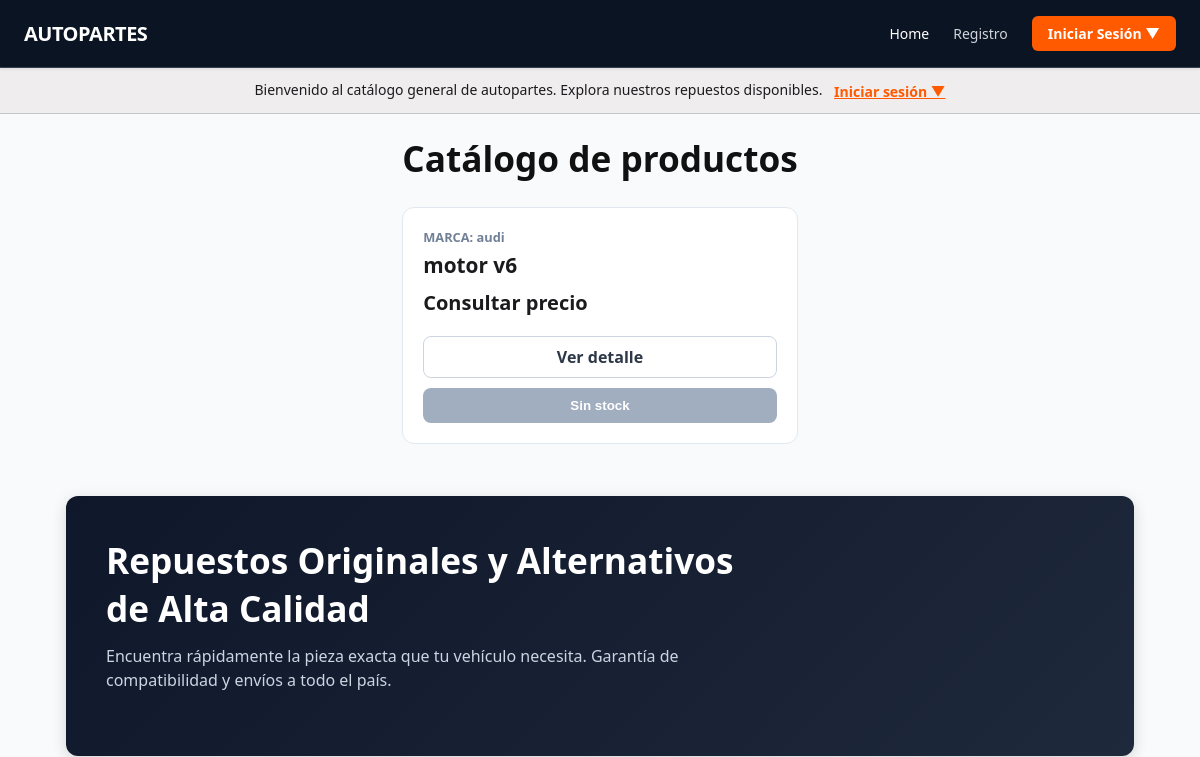
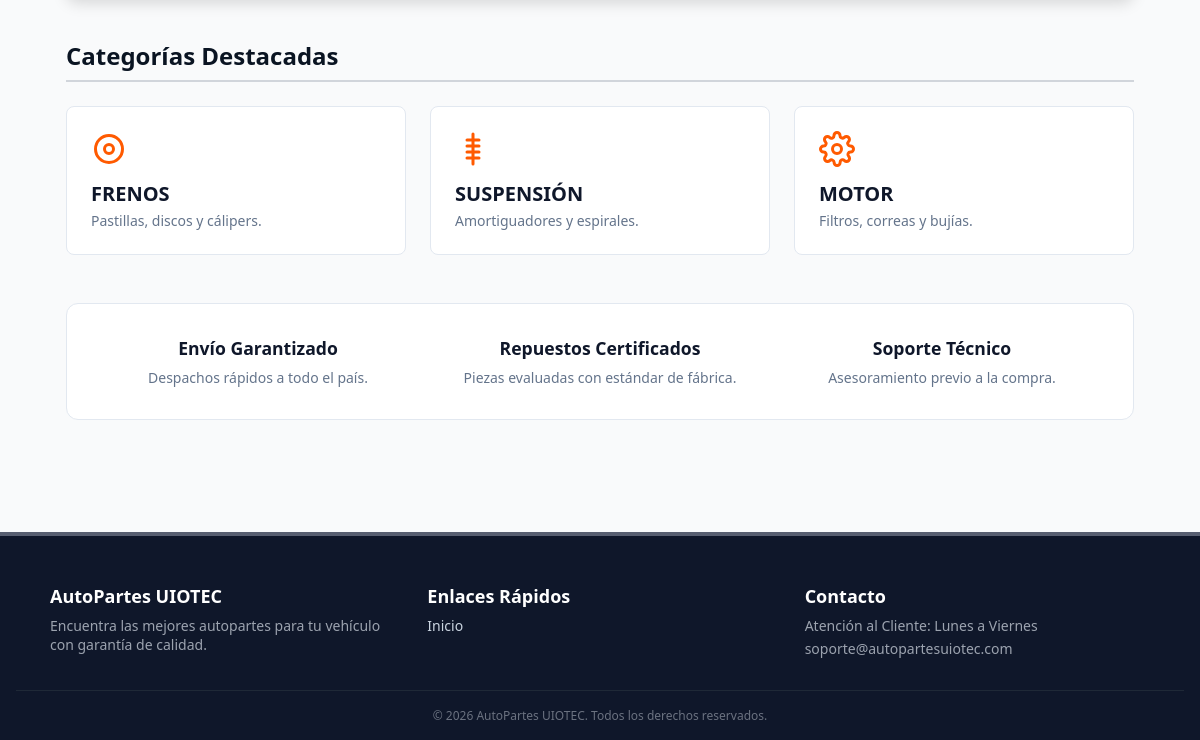
Page /cliente/ on the earlier database version (2 pictures, top to bottom).
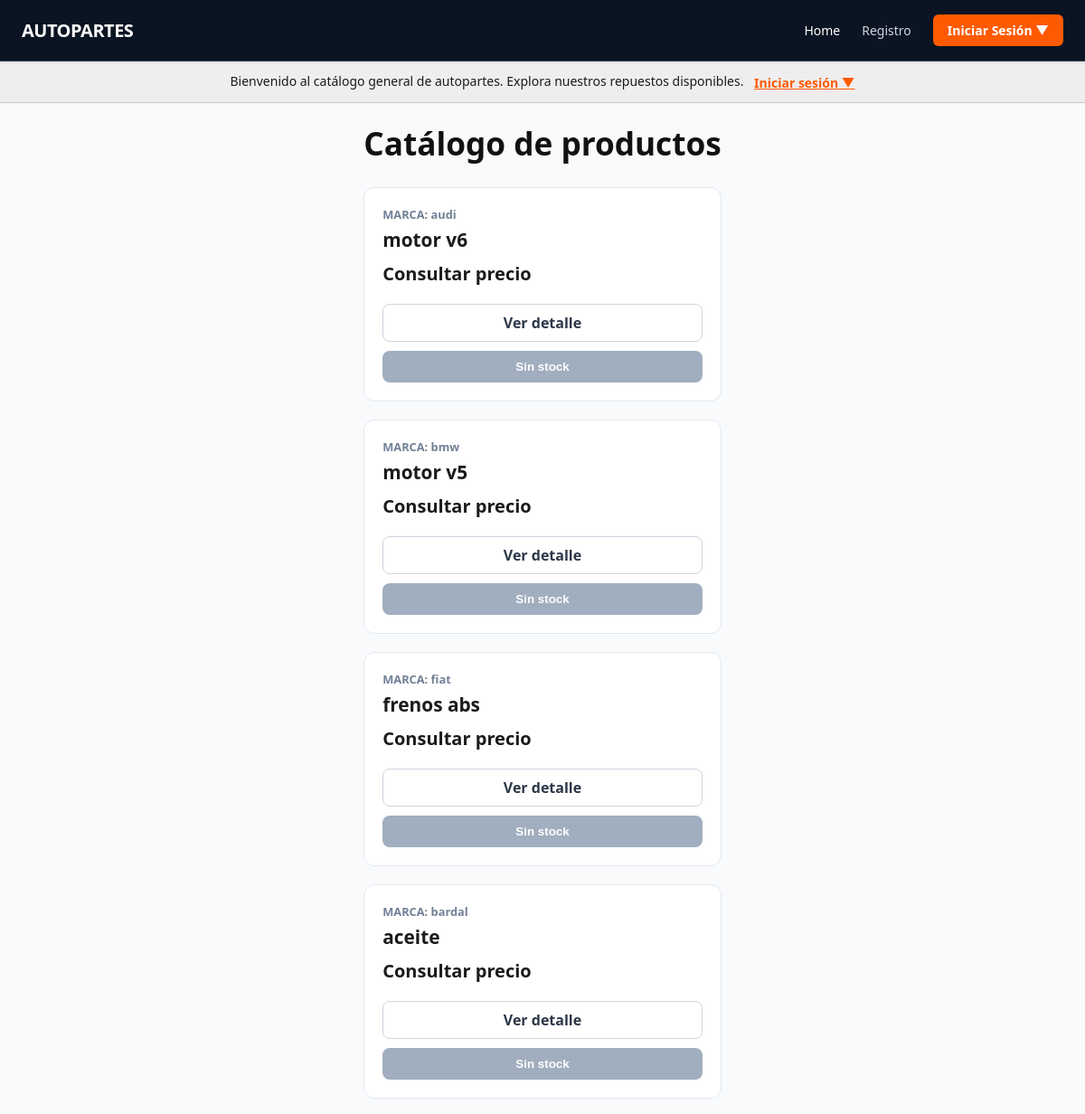
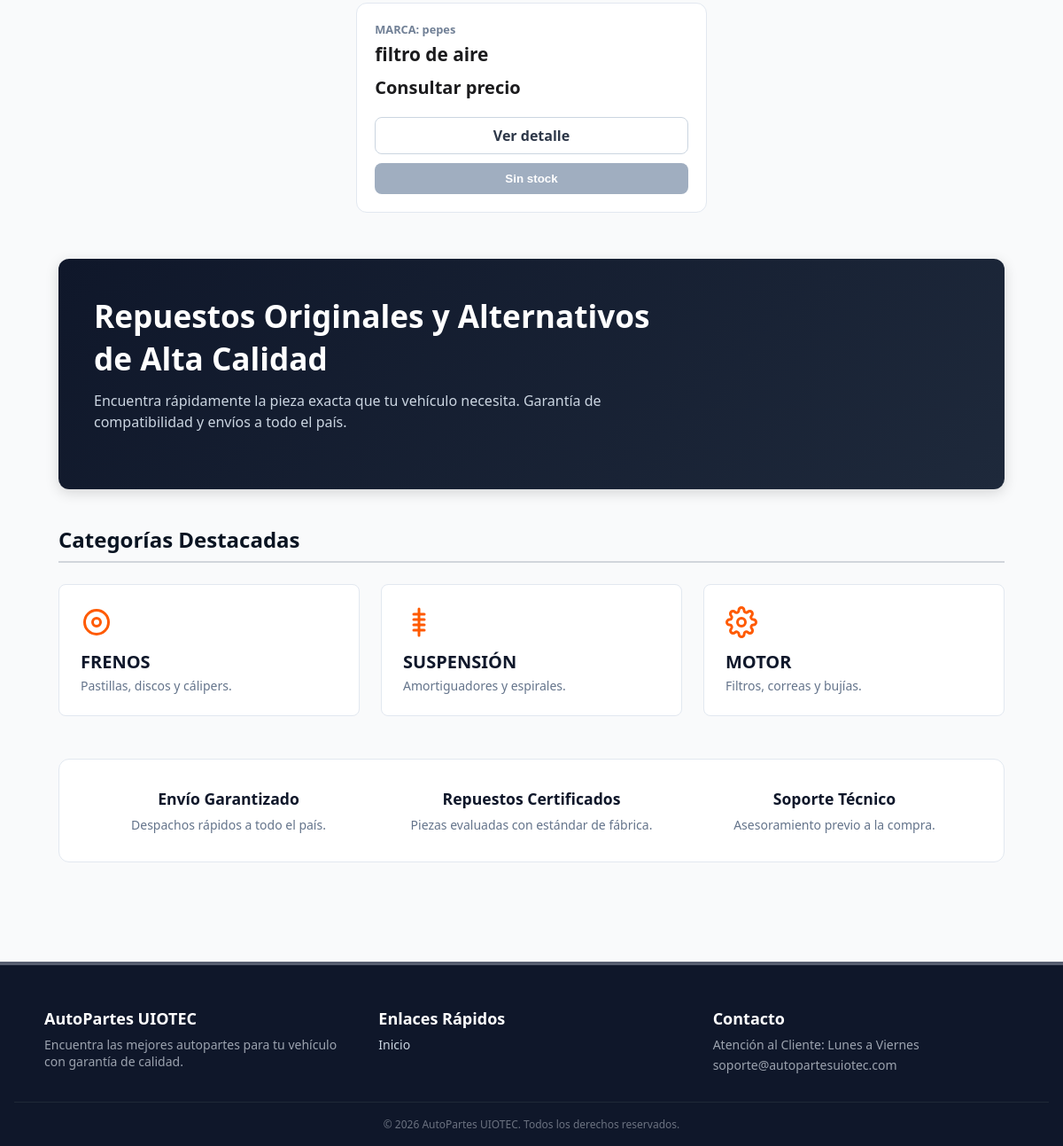
Same page on the later database version (2 pictures, top to bottom).
### Autopartes/models.py (models this page shows, shortened)
class Productos(models.Model):
    nombre_producto = models.CharField(max_length=30)
    marca_producto = models.CharField(max_length=20)
    precio = models.DecimalField(max_digits=10, decimal_places=2, default=0.00)
    stock = models.IntegerField(default=0)

### clientes/views.py (the view)
# urls.py: path('', views.catalogo, name='catalogo'),
def catalogo(request):
    productos = Productos.objects.all()
    return render(request, 'clientes/catalogo.html', {'productos': productos})

### templates/clientes/catalogo.html (shortened to what this page needs)
{% extends 'Autopartes/index.html' %}
{% load static %}
{% block codigoDinamico %}
<div class="catalog-wrapper">
    <h1 class="catalog-main-title">Catálogo de productos</h1>
    <div class="product-grid">
        {% for producto in productos %}
            <div class="product-card">
                <div>
                    <div style="font-size: 0.8rem; font-weight: 700; color: #718096;">MARCA: {{ producto.marca_producto }}</div>
                    <h2 style="font-size: 1.3rem; font-weight: 700; margin: 5px 0 10px 0;">{{ producto.nombre_producto }}</h2>
                    <div style="font-size: 1.25rem; font-weight: 800; margin-bottom: 20px;">
                        {% if producto.precio %}${{ producto.precio }}{% else %}Consultar precio{% endif %}
                    </div>
                </div>
                <div class="actions-container">
                    <a href="{% url 'detalle_producto' producto.id %}" class="btn-detail">Ver detalle</a>
                    {% if producto.stock > 0 or producto.stock is None %}
                        <form action="{% url 'agregar_al_carrito' producto.id %}" method="post" style="margin: 0;">
                            {% csrf_token %}
                            <button type="submit" class="btn-add-cart">Agregar al carrito</button>
                        </form>
                    {% else %}
                        <button class="btn-add-cart" style="background-color: #a0aec0; cursor: not-allowed;" disabled>Sin stock</button>
                    {% endif %}
                </div>
            </div>
        {% empty %}
            <p>No hay productos disponibles en este momento.</p>
        {% endfor %}
    </div>
</div>
{% endblock codigoDinamico %}

### templates/Autopartes/index.html (shortened to what this page needs)
{% load static %}
<!DOCTYPE html>
<html lang="es">
<head>
    <link rel="stylesheet" href="{% static 'Autopartes/styles.css' %}">
</head>
<body>
    <nav class="navbar">
        <div class="navbar-container">
            <a href="{% url 'index' %}" class="brand-title">
                Autopartes
            </a>
            <ul class="nav-links">
                <li><a href="{% url 'index' %}" style="color: var(--on-primary);">Home</a></li>
                {% if not request.user.is_authenticated %}
                    <li><a href="{% url 'registro_cliente' %}">Registro</a></li>
                {% endif %}
                {% if request.user.is_authenticated %}
                    <details style="position: relative; list-style: none;">
                        <summary style="list-style: none; cursor: pointer; background-color: #ff5a00; color: white; padding: 0.5rem 1rem; border-radius: 6px; font-weight: bold; display: inline-block;">
                            👤 {{ request.user.first_name|default:request.user.username }} ▼
                        </summary>
                        <div style="position: absolute; right: 0; top: 120%; background-color: #ffffff; min-width: 180px; border-radius: 8px; box-shadow: 0 8px 20px rgba(0,0,0,0.25); display: flex; flex-direction: column; z-index: 99999; overflow: hidden;">
                            <a href="{% url 'perfil_cliente' %}" style="padding: 12px 16px; color: #0f172a; text-decoration: none; font-weight: 600; border-bottom: 1px solid #f1f5f9;">Mi Perfil</a>
                            <a href="{% url 'logout_cliente' %}" style="padding: 12px 16px; color: #dc2626; text-decoration: none; font-weight: 600;">Cerrar sesión</a>
                        </div>
                    </details>
                {% else %}
                    <details style="position: relative; list-style: none;">
                        <summary style="list-style: none; cursor: pointer; background-color: #ff5a00; color: white; padding: 0.5rem 1rem; border-radius: 6px; font-weight: bold; display: inline-block;">
                            Iniciar Sesión ▼
                        </summary>
                    </details>
                {% endif %}
            </ul>
        </div>
    </nav>
    <div class="banner-info">
        <span>
            {% if request.user.is_authenticated %}
                Bienvenido/a, <strong style="color: #FF5A00;">{{ request.user.first_name|default:request.user.username }}</strong>. Explora nuestros repuestos disponibles.
            {% else %}
                Bienvenido al catálogo general de autopartes. Explora nuestros repuestos disponibles.
                <details style="display: inline-block; position: relative; margin-left: 8px; vertical-align: middle;">
                    <summary style="color: #FF5A00; font-weight: bold; text-decoration: underline; cursor: pointer; list-style: none;">
                        Iniciar sesión ▼
                    </summary>
                </details>
            {% endif %}
        </span>
    </div>
    {% block codigoDinamico %}
    {% endblock codigoDinamico %}
    <main class="main-container" style="max-width: 1100px; margin: 2rem auto; padding: 0 1rem;">
        <section style="background: linear-gradient(135deg, #0f172a 0%, #1e293b 100%); color: #ffffff; padding: 2.5rem; border-radius: 12px; margin-bottom: 2.5rem; box-shadow: 0 4px 15px rgba(0,0,0,0.15);">
            <div style="max-width: 650px;">
                <h1 style="font-size: 2.2rem; font-weight: 800; margin-top: 0; margin-bottom: 0.75rem; color: #ffffff;">
                    Repuestos Originales y Alternativos de Alta Calidad
                </h1>
                <p style="color: #cbd5e1; font-size: 1rem; line-height: 1.5; margin-bottom: 1.5rem;">
                    Encuentra rápidamente la pieza exacta que tu vehículo necesita. Garantía de compatibilidad y envíos a todo el país.
                </p>
            </div>
        </section>
        <section style="margin-bottom: 3rem;">
            <h2 style="font-size: 1.5rem; font-weight: 700; color: var(--primary); margin-bottom: 1.5rem; border-bottom: 2px solid var(--border-color); padding-bottom: 0.5rem;">
                Categorías Destacadas
            </h2>
            <div class="cards-grid" style="display: grid; grid-template-columns: repeat(auto-fit, minmax(250px, 1fr)); gap: 1.5rem;">
                <div class="industrial-card" style="background: #ffffff; border: 1px solid #e2e8f0; border-radius: 8px; padding: 1.5rem; display: flex; flex-direction: column; justify-content: space-between;">
                    <div>
                        <svg width="36" height="36" viewBox="0 0 24 24" fill="none" stroke="#FF5A00" stroke-width="2" stroke-linecap="round" stroke-linejoin="round">
                            <circle cx="12" cy="12" r="9"></circle>
                            <circle cx="12" cy="12" r="3"></circle>
                        </svg>
                        <h3 style="font-size: 1.25rem; font-weight: 700; color: #0f172a; text-transform: uppercase; margin-top: 0.5rem;">Frenos</h3>
                        <p style="font-size: 0.875rem; color: #64748b; margin-top: 0.25rem;">Pastillas, discos y cálipers.</p>
                    </div>
                </div>
                <div class="industrial-card" style="background: #ffffff; border: 1px solid #e2e8f0; border-radius: 8px; padding: 1.5rem; display: flex; flex-direction: column; justify-content: space-between;">
                    <div>
                        <svg width="36" height="36" viewBox="0 0 24 24" fill="none" stroke="#FF5A00" stroke-width="2" stroke-linecap="round" stroke-linejoin="round">
                            <path d="M12 2v20M8 6h8M8 10h8M8 14h8M8 18h8"></path>
                        </svg>
                        <h3 style="font-size: 1.25rem; font-weight: 700; color: #0f172a; text-transform: uppercase; margin-top: 0.5rem;">Suspensión</h3>
                        <p style="font-size: 0.875rem; color: #64748b; margin-top: 0.25rem;">Amortiguadores y espirales.</p>
                    </div>
                </div>
                <div class="industrial-card" style="background: #ffffff; border: 1px solid #e2e8f0; border-radius: 8px; padding: 1.5rem; display: flex; flex-direction: column; justify-content: space-between;">
                    <div>
                        <h3 style="font-size: 1.25rem; font-weight: 700; color: #0f172a; text-transform: uppercase; margin-top: 0.5rem;">Motor</h3>
                        <p style="font-size: 0.875rem; color: #64748b; margin-top: 0.25rem;">Filtros, correas y bujías.</p>
                    </div>
                </div>
            </div>
        </section>
        <section style="background-color: #ffffff; border-radius: 12px; padding: 2rem; border: 1px solid #e2e8f0; margin-bottom: 2rem;">
            <div style="display: grid; grid-template-columns: repeat(auto-fit, minmax(200px, 1fr)); gap: 1.5rem; text-align: center;">
                <div>
                    <h4 style="margin: 0; font-size: 1.1rem; color: #0f172a; font-weight: 700;">Envío Garantizado</h4>
                    <p style="margin-top: 0.5rem; font-size: 0.875rem; color: #64748b;">Despachos rápidos a todo el país.</p>
                </div>
                <div>
                    <h4 style="margin: 0; font-size: 1.1rem; color: #0f172a; font-weight: 700;">Repuestos Certificados</h4>
                    <p style="margin-top: 0.5rem; font-size: 0.875rem; color: #64748b;">Piezas evaluadas con estándar de fábrica.</p>
                </div>
                <div>
                    <h4 style="margin: 0; font-size: 1.1rem; color: #0f172a; font-weight: 700;">Soporte Técnico</h4>
                    <p style="margin-top: 0.5rem; font-size: 0.875rem; color: #64748b;">Asesoramiento previo a la compra.</p>
                </div>
            </div>
        </section>
    </main>
    <footer class="footer" style="background-color: #0f172a; color: #ffffff; padding: 3rem 1rem 1rem 1rem; margin-top: 3rem;">
        <div style="max-width: 1100px; margin: 0 auto; display: grid; grid-template-columns: repeat(auto-fit, minmax(200px, 1fr)); gap: 2rem;">
            <div>
                <h5 style="font-size: 1.125rem; font-weight: bold; margin-bottom: 0.5rem; color: #ffffff;">AutoPartes UIOTEC</h5>
                <p style="color: #9CA3AF; font-size: 0.875rem; margin-top: 0;">Encuentra las mejores autopartes para tu vehículo con garantía de calidad.</p>
            </div>
            <div>
                <h5 style="font-size: 1.125rem; font-weight: bold; margin-bottom: 0.5rem; color: #ffffff;">Enlaces Rápidos</h5>
                <ul style="list-style: none; padding: 0; margin: 0; display: flex; flex-direction: column; gap: 0.5rem; font-size: 0.875rem;">
                    {% if request.user.is_staff %}
                        <li><a href="{% url 'productos' %}" style="color: #cbd5e1; text-decoration: none;">Productos</a></li>
                        <li><a href="{% url 'usuarios' %}" style="color: #cbd5e1; text-decoration: none;">Usuarios</a></li>
                        <li><a href="{% url 'ventas_detalles' %}" style="color: #cbd5e1; text-decoration: none;">Ventas Detalles</a></li>
                    {% else %}
                        <li><a href="{% url 'index' %}" style="color: #cbd5e1; text-decoration: none;">Inicio</a></li>
                    {% endif %}
                </ul>
            </div>
            <div>
                <h5 style="font-size: 1.125rem; font-weight: bold; margin-bottom: 0.5rem; color: #ffffff;">Contacto</h5>
                <p style="color: #9CA3AF; font-size: 0.875rem; margin: 0;">Atención al Cliente: Lunes a Viernes</p>
                <p style="color: #9CA3AF; font-size: 0.875rem; margin-top: 0.25rem;">soporte@autopartesuiotec.com</p>
            </div>
        </div>
        <div style="text-align: center; font-size: 0.75rem; color: #6B7280; margin-top: 2rem; padding-top: 1rem; border-top: 1px solid #1F2937;">
            &copy; 2026 AutoPartes UIOTEC. Todos los derechos reservados.
        </div>
    </footer>
</body>
</html>

### static/Autopartes/styles.css (style rules this page uses)
:root { --primary: #0a1422; --on-primary: #ffffff; --safety-orange: #FF5A00; --secondary: #575e70; --surface: #fbf9fa; --surface-container: #f0edee; --on-surface: #1b1b1d; --on-surface-variant: #44474c; --border-color: #D1D5DB; --outline-variant: #c5c6cc; --font-sans: system-ui, -apple-system, BlinkMacSystemFont, 'Segoe UI', Roboto, Oxygen, Ubuntu, Cantarell, sans-serif; --font-mono: 'JetBrains Mono', Consolas, Monaco, 'Courier New', monospace; }
* { box-sizing: border-box; margin: 0; padding: 0; }
body { font-family: var(--font-sans); background-color: #F9FAFB; color: var(--on-surface); min-height: 100vh; display: flex; flex-direction: column; }
.navbar { background-color: var(--primary); color: var(--on-primary); position: sticky; top: 0; z-index: 50; border-bottom: 1px solid #374151; box-shadow: 0 1px 3px rgba(0,0,0,0.1); }
.navbar-container { max-width: 1280px; margin: 0 auto; padding: 1rem 1.5rem; display: flex; flex-direction: column; align-items: center; justify-content: space-between; gap: 1rem; }
@media (min-width: 768px) { .navbar-container { flex-direction: row; } }
.brand-title { font-size: 1.25rem; font-weight: 800; text-transform: uppercase; color: var(--on-primary); text-decoration: none; letter-spacing: -0.025em; }
.nav-links { display: flex; flex-wrap: wrap; align-items: center; gap: 1.5rem; list-style: none; font-size: 0.875rem; font-weight: 500; }
.nav-links a { color: #D1D5DB; text-decoration: none; transition: color 0.2s; }
.banner-info { background-color: var(--surface-container); border-bottom: 1px solid var(--outline-variant); padding: 0.75rem 1.5rem; text-align: center; font-size: 0.875rem; }
.main-container { flex-grow: 1; width: 100%; max-width: 1280px; margin: 0 auto; padding: 2rem 1.5rem; }
.industrial-card { background-color: #ffffff; border: 1px solid var(--border-color); border-radius: 0.125rem; padding: 1.5rem; display: flex; flex-direction: column; justify-content: space-between; transition: all 0.2s ease-in-out; }
.cards-grid { display: grid; grid-template-columns: 1fr; gap: 1.5rem; }
@media (min-width: 768px) { .cards-grid { grid-template-columns: repeat(3, 1fr); } }
.footer { background-color: var(--primary); color: var(--on-primary); border-top: 4px solid var(--secondary); margin-top: auto; padding: 2rem 0; }
.footer ul { list-style: none; }
.footer a { color: #D1D5DB; text-decoration: none; }
:root { --color-primario: #0d6efd; --color-primario-hover: #0b5ed7; --color-exito: #198754; --color-exito-hover: #157347; --color-fondo: #f8f9fa; --color-texto: #212529; --color-borde: #ced4da; --sombra-tarjeta: 0 4px 12px rgba(0, 0, 0, 0.1); }

### templates/clientes/catalogo.html (style rules this page uses)
.catalog-wrapper { max-width: 1200px; margin: 0 auto; padding: 20px 15px; }
.catalog-main-title { font-size: 2.2rem; font-weight: 800; color: #111111; margin-bottom: 25px; }
.product-grid { display: grid; grid-template-columns: repeat(auto-fill, minmax(280px, 1fr)); gap: 20px; }
.product-card { background-color: #ffffff; border: 1px solid #e2e8f0; border-radius: 12px; padding: 20px; display: flex; flex-direction: column; justify-content: space-between; }
.actions-container { display: flex; flex-direction: column; gap: 10px; margin-top: auto; }
.btn-detail { display: block; text-align: center; padding: 9px 14px; background-color: #ffffff; color: #2d3748; border: 1px solid #cbd5e0; border-radius: 8px; text-decoration: none; font-weight: 600; }
.btn-add-cart { width: 100%; padding: 10px 14px; background-color: #FF5100; color: #ffffff; border: none; border-radius: 8px; font-weight: 700; cursor: pointer; }

Differences in the rows shown:
added Productos: marca_producto "bmw", nombre_producto "motor v5", precio "Consultar precio", stock "Sin stock"
added Productos: marca_producto "fiat", nombre_producto "frenos abs", precio "Consultar precio", stock "Sin stock"
added Productos: marca_producto "bardal", nombre_producto "aceite", precio "Consultar precio", stock "Sin stock"
added Productos: marca_producto "pepes", nombre_producto "filtro de aire", precio "Consultar precio", stock "Sin stock"
